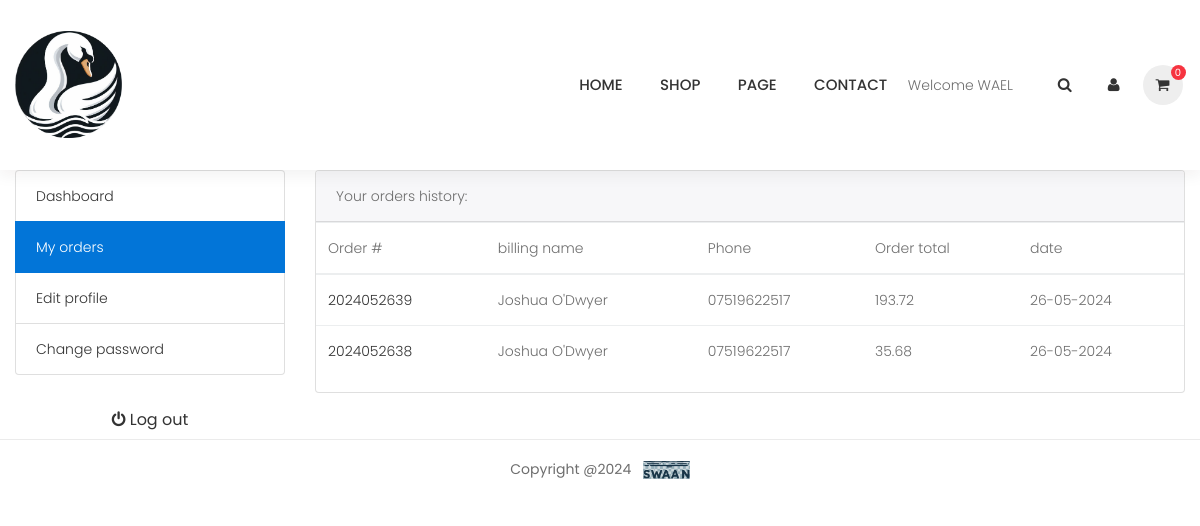
/accounts/my_orders/ (signed in), run on an earlier commit of the app's database.
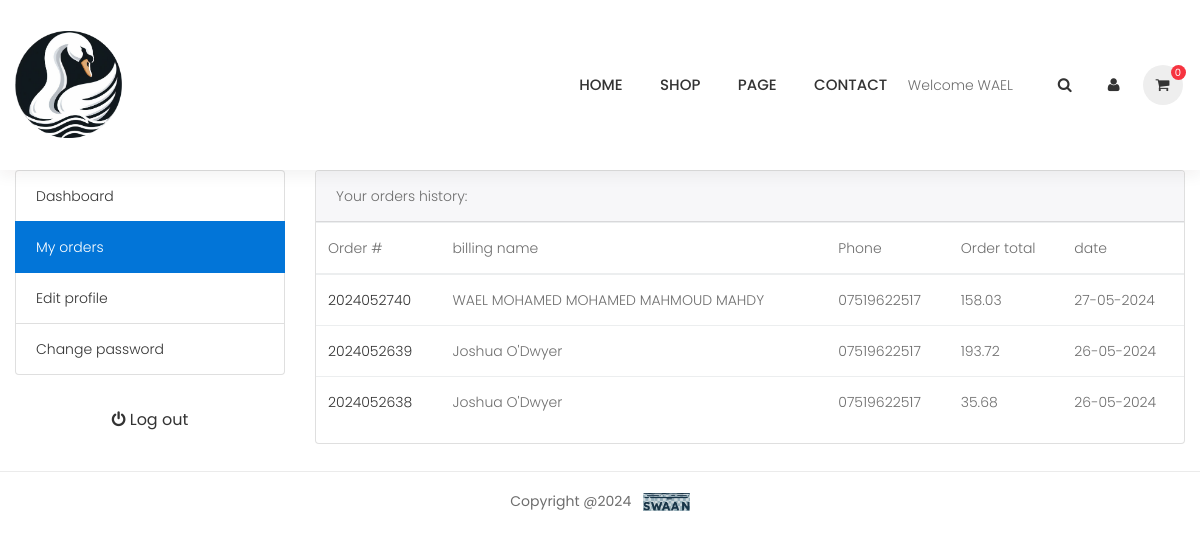
And on a later commit of the database.
### orders/models.py (models this page shows, shortened)
class Order(models.Model):
    STATUS={'New':'New','Accepted':'Accepted','Completed': 'Completed','Cancelled':'Cancelled'}
    user=models.ForeignKey(Account,on_delete=models.CASCADE)
    payment=models.ForeignKey(Payment,on_delete=models.SET_NULL,blank=True,null=True)
    order_number=models.CharField(max_length=50)
    first_name=models.CharField(max_length=30)
    last_name=models.CharField(max_length=30)
    phone=models.CharField(max_length=15)
    postal_code=models.CharField(max_length=15,blank=True,null=True)
    email=models.EmailField()
    address_line_1=models.CharField(max_length=100)
    address_line_2=models.CharField(max_length=100,blank=True)
    country=models.CharField(max_length=50)
    state=models.CharField(max_length=50)
    city=models.CharField(max_length=50)
    order_note=models.CharField(max_length=200,blank=True,null=True)
    order_total=models.FloatField()
    tax=models.FloatField(default=0.0)
    status=models.CharField(max_length=10,choices=STATUS.items(),default='New')
    ip=models.CharField(blank=True,max_length=40)
    is_ordered = models.BooleanField(default=False)
    created_at=models.DateTimeField(auto_now_add=True)
    updated_at=models.DateTimeField(auto_now=True)
    def full_name(self):
        return f"{self.first_name} {self.last_name}"

### accounts/views.py (the view)
# urls.py: path('my_orders/',views.my_orders,name='my_orders'),
def my_orders(request):
    try:
      orders=Order.objects.filter(user=request.user,is_ordered=True).order_by('-created_at')
    except:
        orders=None
    context={
        'orders':orders
    }
    return render(request,'accounts/my_orders.html',context)

### project/context_processors.py (called while the page is built)
def _cart_id(request):
    cart = request.session.session_key
    if not cart:
        request.session['cart'] = cart
    return cart

def get_categories(request):
    categories=Category.objects.all()
    return  {'categories':categories}

def get_cart_count(request):
    items_count=0
    cart_items={}
    if 'admin' in request.path:
        return {}
    else:
        try:
            cart=Cart.objects.filter(cart_id=_cart_id(request))
            if request.user.is_authenticated:
                cart_items=CartItem.objects.all().filter(user=request.user)
            else:
                cart_items=CartItem.objects.all().filter(cart=cart[:1])
            for item in cart_items:
                items_count+=item.quantity
        except Cart.DoesNotExist:
            items_count=0
    return {'cart_count':items_count}

### templates/accounts/my_orders.html (shortened to what this page needs)
{% extends 'base.html' %}
{% load static%}
{% block content %}
<section class="section-conten padding-y bg">
    <div class="container">
        <div class="row">
            {% include "includes/dashboard_sidebar.html" %}
            <main class="col-md-9">
                <article class="card">
                    <header class="card-header">
                        <span>Your orders history:</span>
                    </header>
                    {% if not orders %}
                    <div class="card-body">
                        <div class="card-title text-center">You have no orders yet.</div>
                    </div>
                    {% else %}
                    <div class="card-body">
                        <div class="row">
                            <div class="col-md-12">
                                <table class="table table-hover">
                                    <thead>
                                      <tr>
                                        <th scope="col">Order #</th>
                                        <th scope="col">billing name</th>
                                        <th scope="col">Phone</th>
                                        <th scope="col">Order total</th>
                                        <th scope="col">date</th>
                                      </tr>
                                    </thead>
                                    <tbody>
                                        {% for order in orders %}
                                      <tr>
                                       <th scope="row"> <a href="{% url 'order_details' order.order_number %}" >{{order.order_number}}</a></th>
                                        <td>{{order.full_name}}</td>
                                        <td>{{order.phone}}</td>
                                        <td>{{order.order_total |floatformat:2}}</td>
                                        <td>{{order.created_at | date:"d-m-Y" }}</td>
                                      </tr>
                                      {% endfor %}
                                    </tbody>
                                  </table>
                            </div>
                        </div>
                    </div>
                    {% endif %}
                </article>
            </main>
        </div>
    </div>
</section>
{% endblock %}

What changed in the data, as far as the page shows it:
added Order: order_number "2024052740", full_name "WAEL MOHAMED MOHAMED MAHMOUD MAHDY", phone "07519622517", order_total "158.03", created_at "27-05-2024"
